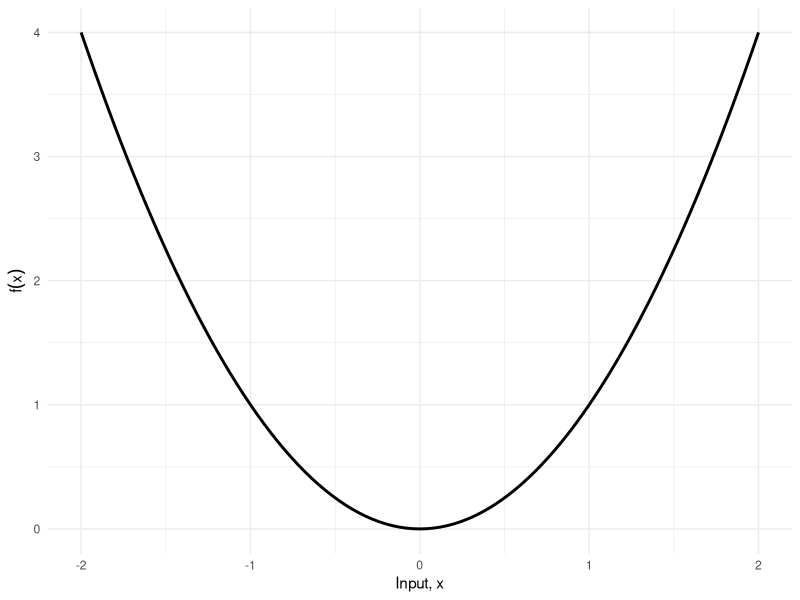
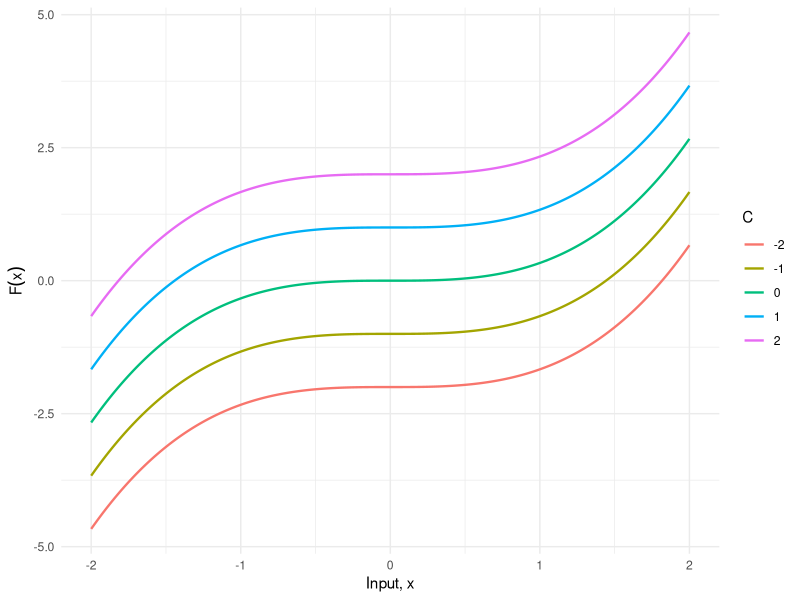

These charts were generated, in order, by the following R code:
## ---- chunk 1
#| label: antiderivatives-setup
#| include: false
C_vals <- c(-2, -1, 0, 1, 2)
x_lim <- c(-2, 2)
## ---- chunk 2
#| label: antiderivatives-f-code
#| code-fold: true
ggplot2::ggplot() +
  ggplot2::geom_function(fun = \(x) x^2, xlim = x_lim, linewidth = 1) +
  ggplot2::labs(x = "Input, x", y = expression(f(x))) +
  ggplot2::theme_minimal()
## ---- chunk 3
#| label: antiderivatives-F-code
#| code-fold: true
x_seq <- seq(x_lim[1], x_lim[2], length.out = 200)
df <- C_vals |>
  lapply(\(C) {
    tibble::tibble(
      x = x_seq,
      y = x_seq^3 / 3 + C,
      C = factor(C)
    )
  }) |>
  dplyr::bind_rows()

ggplot2::ggplot(df, ggplot2::aes(x = x, y = y, color = C)) +
  ggplot2::geom_line(linewidth = 0.8) +
  ggplot2::labs(x = "Input, x", y = expression(F(x)), color = "C") +
  ggplot2::theme_minimal()
